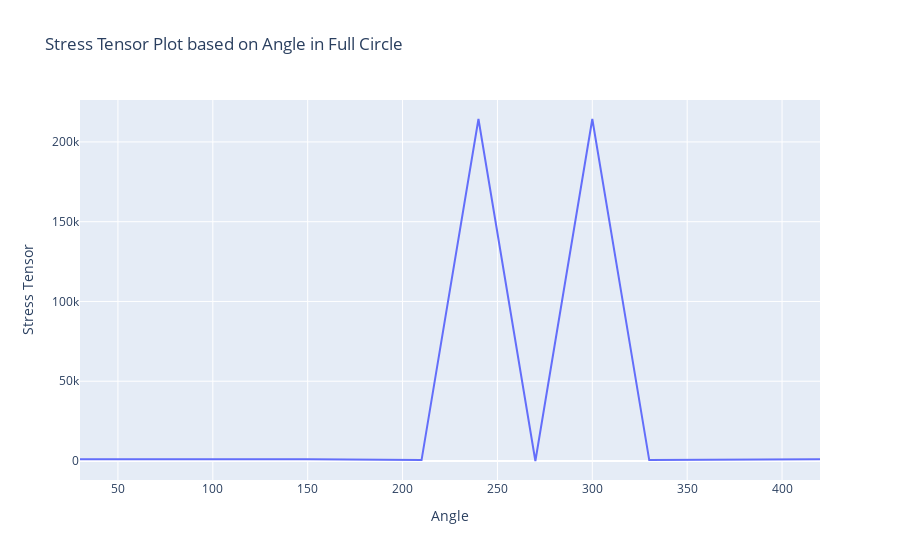

Write notebook code for a chart like this one.
### Markdown cell above
## Homework

Imagine now that instead of one point you need to start from $\mathbf{x}_{0}$ and compute $\mathbf{D}$ and $\boldsymbol{\tau}$ at intervals of $\Delta \theta = \frac{\pi}{6}$ along a circle with unit radius whose center lies at the origin.

Write a Python code that computes the stress tensor along with other desired entities such as the rate-of-strain tensor, etc. according to the regularized Bingham model and prints them to the standard output using the code from the previous exercise.

### Code cell
"""
Your code should print something along the lines of
x = ...
u = ...
D = ...
tau = ...
in a well formatted manner for each point along the circle.
""";

# Code here
import math
import numpy as np
import pandas as pd
import plotly.express as px

# Define the parameter input
miu = 20
T_y = 800 
g_dot = 0.5
eps = 10**(-3) # Error value

# Define the circle circumference
whole_circle = 2*math.pi
increment = math.pi/6

# Store the stress tensor and angle
Tau = []
angle_all = []

# Calculate the whole sequence in every range of pi/6
for theta in range(1, 15, 1):
    x = math.cos(theta/6*math.pi)
    y = math.sin(theta/6*math.pi)
    # Define D as in the relation with the gradient of u manually
    # Diferentiate manually
    D_11 = 1/2 * (0 + 0)
    D_12 = 1/2 * (2 + 2*y)
    D_21 = 1/2 * (2*y + 2)
    D_22 = 1/2 * (0 + 0)

    # Calculate ||D||
    D_norm = math.sqrt(1/2*(D_11 + D_12 + D_21 + D_22))

    # Calculate the additional miu bar
    miu_bar = miu + T_y/eps

    # Write the angle
    angle = theta/6*180
    # Check ||D|| with gamma dot c
    if D_norm <= g_dot:
        #print("\n")
        #print("First Case!")
        T_11 = 2*miu_bar*D_11
        T_12 = 2*miu_bar*D_12
        T_21 = 2*miu_bar*D_21
        T_22 = 2*miu_bar*D_22
        T = np.matrix([[T_11, T_12], [T_21, T_22]])
        #print(f"My Matrix component in angle {angle} coordinate:")
        #print(T)
    
    elif D_norm > g_dot:
        #print("\n")
        #print("Second Case!")
        T_11 = 2*miu*D_11 + D_11/D_norm*T_y
        T_12 = 2*miu*D_12 + D_12/D_norm*T_y
        T_21 = 2*miu*D_21 + D_21/D_norm*T_y
        T_22 = 2*miu*D_22 + D_22/D_norm*T_y
        T = np.matrix([[T_11, T_12], [T_21, T_22]])
        #print(f"My Matrix component in angle {angle} coordinate:")
        #print(T)

    # Append to the dataframe
    angle_all.append(angle)
    Tau.append(T[1,0])
    

# Save the file in dictionary
dict = {'Angle': angle_all, 'Stress Tensor': Tau}
# Convert to dataframe
df = pd.DataFrame(dict)
# Visualize the data using plotly library to get better visualization
fig = px.line(df, x = "Angle", y = "Stress Tensor", title="Stress Tensor Plot based on Angle in Full Circle")
fig.update_layout(height=1000)
fig.show()

### Figure 1 — Plotly figure (JSON) as saved in the notebook; plotly's stock layout.template omitted (floating-point values rounded to 4 significant figures)
{"data": [{"hovertemplate": "Angle=%{x}<br>Stress Tensor=%{y}<extra></extra>", "legendgroup": "", "line": {"color": "#636efa", "dash": "solid"}, "marker": {"symbol": "circle"}, "mode": "lines", "name": "", "orientation": "v", "showlegend": false, "type": "scatter", "x": [30, 60, 90, 120, 150, 180, 210, 240, 270, 300, 330, 360, 390, 420], "xaxis": "x", "y": [1040.0, 1167.0, 1211.0, 1167.0, 1040.0, 840.0, 585.7, 214400.0, 0, 214400.0, 585.7, 840.0, 1040.0, 1167.0], "yaxis": "y"}], "layout": {"autosize": true, "legend": {"tracegroupgap": 0}, "title": {"text": "Stress Tensor Plot based on Angle in Full Circle"}, "xaxis": {"anchor": "y", "autorange": true, "domain": [0, 1], "range": [30, 420], "title": {"text": "Angle"}, "type": "linear"}, "yaxis": {"anchor": "x", "autorange": true, "domain": [0, 1], "range": [-11910.0, 226300.0], "title": {"text": "Stress Tensor"}, "type": "linear"}}}
